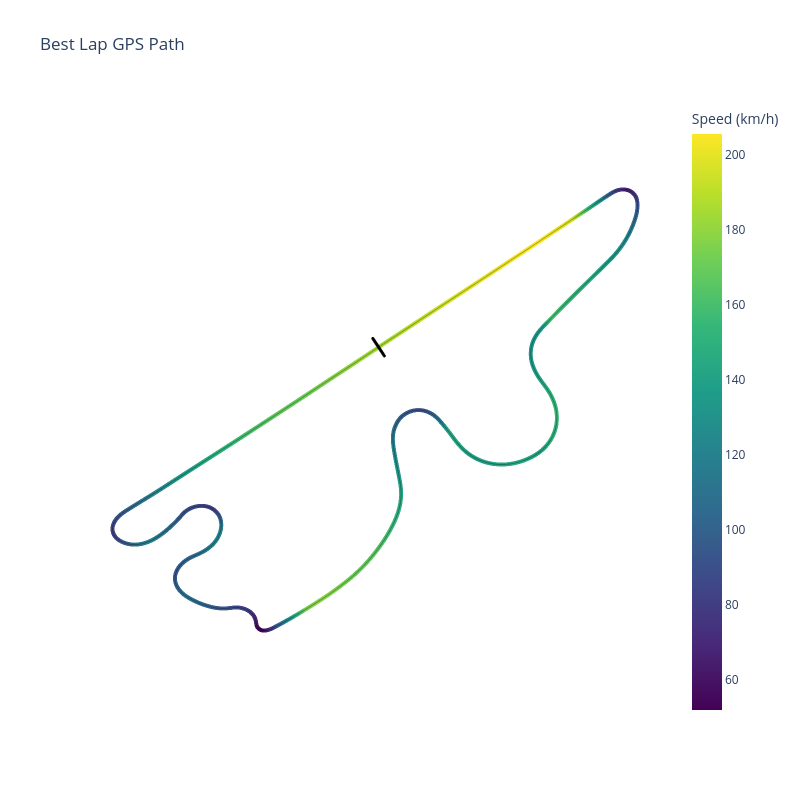

This figure's notebook cell:
### Code cell
# Best lap extraction and interactive Plotly GPS speed plot (km/h)
# Get best lap
best_lap = get_best_lap(laps)
start_ts = best_lap['start_time']
end_ts = best_lap['end_time']
channels['speed_kmh'] = channels['GPS Speed'] * 3.6
lap_channels = channels.query(f'timecodes >= @start_ts and timecodes <= @end_ts').copy()

# Plot
fig = plot_lap_gps(
    lat=lap_channels['GPS Latitude'],
    lon=lap_channels['GPS Longitude'],
    color_values=lap_channels['speed_kmh'],
    color_label='Speed (km/h)',
    title='Best Lap GPS Path'
)
fig.show()

### Figure 1 — Plotly figure (JSON) as saved in the notebook; plotly's stock layout.template omitted (floating-point values rounded to 4 significant figures; data arrays with more than 128 entries replaced by an {"elided": "..."} marker saying what was removed)
{"data": [{"hovertemplate": "Speed (km/h): %{marker.color:.2f}<br>Lon: %{x:.6f}<br>Lat: %{y:.6f}<extra></extra>", "marker": {"color": {"elided": "38778 float values"}, "colorbar": {"title": {"text": "Speed (km/h)"}}, "colorscale": [[0, "#440154"], [0.1111, "#482878"], [0.2222, "#3e4989"], [0.3333, "#31688e"], [0.4444, "#26828e"], [0.5556, "#1f9e89"], [0.6667, "#35b779"], [0.7778, "#6ece58"], [0.8889, "#b5de2b"], [1, "#fde725"]], "showscale": true, "size": 4}, "mode": "markers", "name": "GPS Track", "showlegend": false, "type": "scattergl", "x": {"elided": "38778 float values"}, "y": {"elided": "38778 float values"}}, {"hoverinfo": "skip", "line": {"color": "black", "width": 1}, "mode": "lines", "name": "Track Outline", "opacity": 0.3, "showlegend": false, "type": "scattergl", "x": {"elided": "38778 float values"}, "y": {"elided": "38778 float values"}}, {"hoverinfo": "skip", "line": {"color": "black", "width": 3}, "mode": "lines", "name": "Start/Finish", "showlegend": false, "type": "scattergl", "x": [138.9, 138.9], "y": [35.37, 35.37]}], "layout": {"height": 800, "hovermode": "closest", "plot_bgcolor": "white", "title": {"text": "Best Lap GPS Path"}, "width": 800, "xaxis": {"scaleanchor": "y", "scaleratio": 1, "showgrid": false, "showticklabels": false, "zeroline": false}, "yaxis": {"showgrid": false, "showticklabels": false, "zeroline": false}}}
